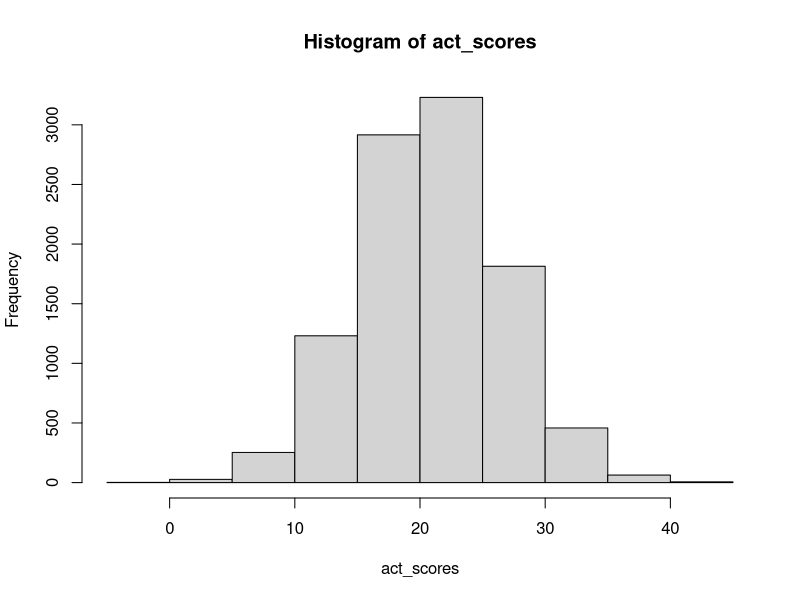
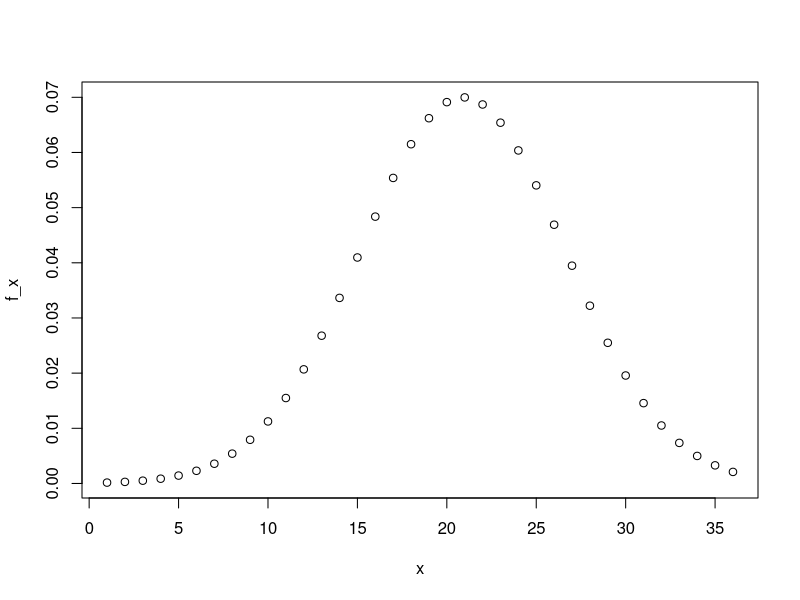
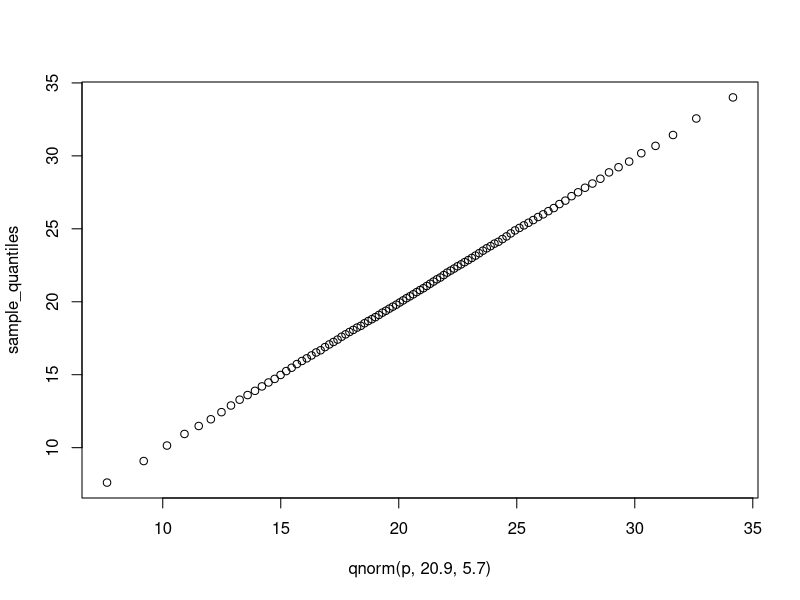

The R script that drew these images, in order:
set.seed(16)

act_scores <- rnorm(10000, 20.9, 5.7)
mean(act_scores)
sd(act_scores)

hist(act_scores)

mean(act_scores <= 10)

x <- c(1:36)

f_x <- dnorm(x, 20.9, 5.7)
plot(x, f_x)

act_scoresZ <- (act_scores-mean(act_scores))/sd(act_scores)
mean(act_scoresZ > 2)

qnorm(1-mean(act_scoresZ > 2), 20.9, 5.7)

qnorm(0.975, 20.9, 5.7)

qnorm(0.95, 20.9, 5.7)

p <- seq(0.01, 0.99, 0.01)

sample_quantiles <- quantile(act_scores, p)
sample_quantiles

plot(qnorm(p, 20.9, 5.7), sample_quantiles)

